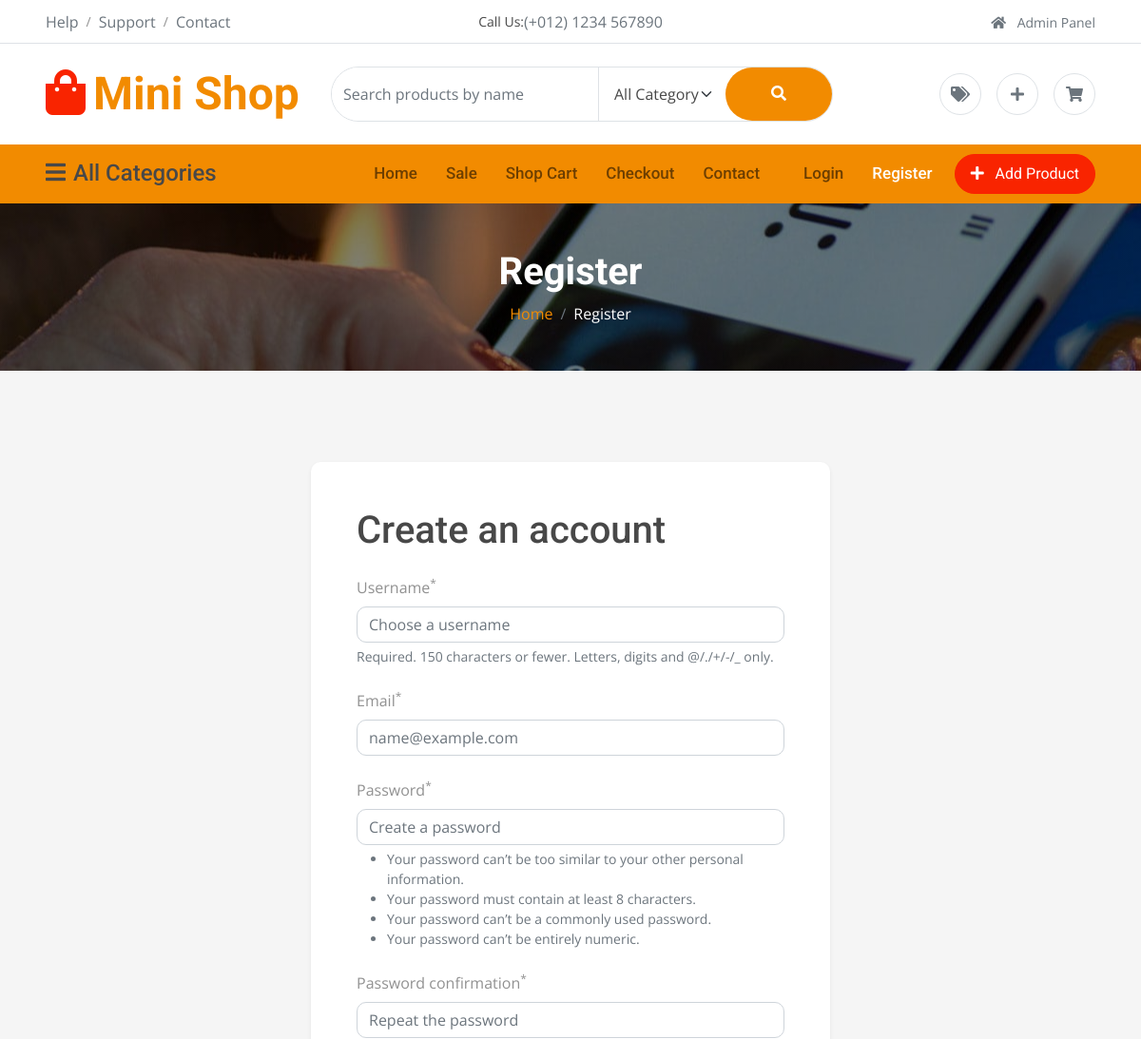
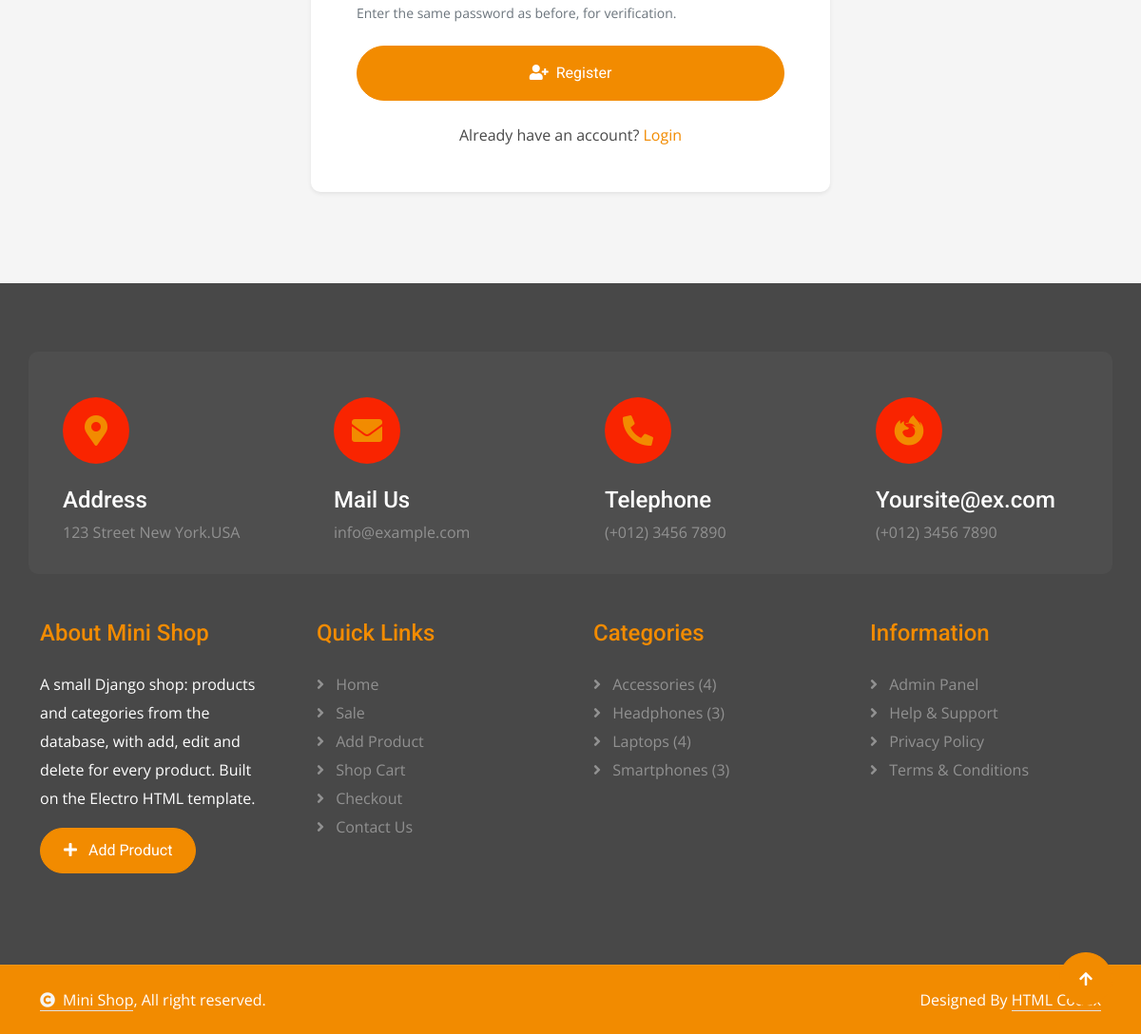
The page /users/register/ on the database its author committed (2 pictures, top to bottom).
### shop/models.py (models this page shows, shortened)
class Category(models.Model):
    name = models.CharField(max_length=100, unique=True)
    description = models.TextField(blank=True)
    class Meta:
        verbose_name_plural = "categories"
        ordering = ["name"]

### users/views.py (the view, shortened to what this page needs)
# urls.py: path("register/", views.RegisterView.as_view(), name="register"),
class RegisterView(CreateView):
    form_class = RegisterForm
    template_name = "users/register.html"
    success_url = reverse_lazy("home")
    def dispatch(self, request, *args, **kwargs):
        if request.user.is_authenticated:
            return redirect("home")
        return super().dispatch(request, *args, **kwargs)

### users/forms.py (shortened to what this page needs)
class RegisterForm(UserCreationForm):
    email = forms.EmailField(label="Email", required=True)
    class Meta(UserCreationForm.Meta):
        model = User
        fields = ("username", "email")
    def __init__(self, *args, **kwargs):
        super().__init__(*args, **kwargs)
        style_fields(
            self,
            {
                "username": "Choose a username",
                "email": "name@example.com",
                "password1": "Create a password",
                "password2": "Repeat the password",
            },
        )

### shop/context_processors.py (called while the page is built)
def shop_sidebar(request):
    return {
        "categories": get_categories_with_products(),
        "sale_products": (
            Product.objects.filter(has_discount=True)
            .select_related("category")
            .order_by("price")[:3]
        ),
    }

### shop/views.py (called while the page is built)
def get_categories_with_products():
    return (
        Category.objects.annotate(product_count=Count("products"))
        .filter(product_count__gt=0)
        .order_by("name")
    )

### users/forms.py (called while the page is built)
def style_fields(form, placeholders):
    for name, field in form.fields.items():
        field.widget.attrs["class"] = "form-control"
        if name in placeholders:
            field.widget.attrs["placeholder"] = placeholders[name]

### users/templates/users/register.html (shortened to what this page needs)
{% extends "shop/base.html" %}
{% block page_title %}Register{% endblock %}
{% block breadcrumbs %}<li class="breadcrumb-item active text-white">Register</li>{% endblock %}
{% block content %}
<div class="container-fluid bg-light overflow-hidden py-5">
    <div class="container py-5">
        <div class="row justify-content-center">
            <div class="col-lg-7 col-xl-6">
                <div class="bg-white rounded p-4 p-md-5 shadow-sm wow fadeInUp" data-wow-delay="0.1s">
                    <h1 class="mb-4">Create an account</h1>
                    <form method="post" novalidate>
                        {% include "users/includes/form_fields.html" %}
                        <button type="submit" class="btn btn-primary rounded-pill py-3 px-5 w-100"><i class="fas fa-user-plus me-2"></i>Register</button>
                    </form>
                    <p class="text-center text-dark mt-4 mb-0">Already have an account? <a href="{% url 'login' %}">Login</a></p>
                </div>
            </div>
        </div>
    </div>
</div>
{% endblock %}

### shop/templates/shop/includes/footer.html
<div class="container-fluid footer py-5 wow fadeIn" data-wow-delay="0.2s">
    <div class="container py-5">
        <div class="row g-4 rounded mb-5" style="background: rgba(255, 255, 255, .03);">
            <div class="col-md-6 col-lg-6 col-xl-3">
                <div class="rounded p-4">
                    <div class="rounded-circle bg-secondary d-flex align-items-center justify-content-center mb-4" style="width: 70px; height: 70px;">
                        <i class="fas fa-map-marker-alt fa-2x text-primary"></i>
                    </div>
                    <div>
                        <h4 class="text-white">Address</h4>
                        <p class="mb-2">123 Street New York.USA</p>
                    </div>
                </div>
            </div>
            <div class="col-md-6 col-lg-6 col-xl-3">
                <div class="rounded p-4">
                    <div class="rounded-circle bg-secondary d-flex align-items-center justify-content-center mb-4" style="width: 70px; height: 70px;">
                        <i class="fas fa-envelope fa-2x text-primary"></i>
                    </div>
                    <div>
                        <h4 class="text-white">Mail Us</h4>
                        <p class="mb-2">info@example.com</p>
                    </div>
                </div>
            </div>
            <div class="col-md-6 col-lg-6 col-xl-3">
                <div class="rounded p-4">
                    <div class="rounded-circle bg-secondary d-flex align-items-center justify-content-center mb-4" style="width: 70px; height: 70px;">
                        <i class="fa fa-phone-alt fa-2x text-primary"></i>
                    </div>
                    <div>
                        <h4 class="text-white">Telephone</h4>
                        <p class="mb-2">(+012) 3456 7890</p>
                    </div>
                </div>
            </div>
            <div class="col-md-6 col-lg-6 col-xl-3">
                <div class="rounded p-4">
                    <div class="rounded-circle bg-secondary d-flex align-items-center justify-content-center mb-4" style="width: 70px; height: 70px;">
                        <i class="fab fa-firefox-browser fa-2x text-primary"></i>
                    </div>
                    <div>
                        <h4 class="text-white">Yoursite@ex.com</h4>
                        <p class="mb-2">(+012) 3456 7890</p>
                    </div>
                </div>
            </div>
        </div>
        <div class="row g-5">
            <div class="col-md-6 col-lg-6 col-xl-3">
                <div class="footer-item d-flex flex-column">
                    <h4 class="text-primary mb-4">About Mini Shop</h4>
                    <p class="text-white mb-3">A small Django shop: products and categories from the database, with add, edit and delete for every product. Built on the Electro HTML template.</p>
                    <a href="{% url 'product_create' %}" class="btn btn-primary rounded-pill py-2 px-4 align-self-start"><i class="fa fa-plus me-2"></i> Add Product</a>
                </div>
            </div>
            <div class="col-md-6 col-lg-6 col-xl-3">
                <div class="footer-item d-flex flex-column">
                    <h4 class="text-primary mb-4">Quick Links</h4>
                    <a href="{% url 'home' %}"><i class="fas fa-angle-right me-2"></i> Home</a>
                    <a href="{% url 'sale' %}"><i class="fas fa-angle-right me-2"></i> Sale</a>
                    <a href="{% url 'product_create' %}"><i class="fas fa-angle-right me-2"></i> Add Product</a>
                    <a href="{% url 'cart' %}"><i class="fas fa-angle-right me-2"></i> Shop Cart</a>
                    <a href="{% url 'checkout' %}"><i class="fas fa-angle-right me-2"></i> Checkout</a>
                    <a href="{% url 'contact' %}"><i class="fas fa-angle-right me-2"></i> Contact Us</a>
                </div>
            </div>
            <div class="col-md-6 col-lg-6 col-xl-3">
                <div class="footer-item d-flex flex-column">
                    <h4 class="text-primary mb-4">Categories</h4>
                    {% for category in categories %}
                        <a href="{% url 'category_detail' category.pk %}"><i class="fas fa-angle-right me-2"></i> {{ category.name }} ({{ category.product_count }})</a>
                    {% empty %}
                        <span>No categories yet</span>
                    {% endfor %}
                </div>
            </div>
            <div class="col-md-6 col-lg-6 col-xl-3">
                <div class="footer-item d-flex flex-column">
                    <h4 class="text-primary mb-4">Information</h4>
                    <a href="{% url 'admin:index' %}"><i class="fas fa-angle-right me-2"></i> Admin Panel</a>
                    <a href="{% url 'contact' %}"><i class="fas fa-angle-right me-2"></i> Help &amp; Support</a>
                    <a href="#"><i class="fas fa-angle-right me-2"></i> Privacy Policy</a>
                    <a href="#"><i class="fas fa-angle-right me-2"></i> Terms &amp; Conditions</a>
                </div>
            </div>
        </div>
    </div>
</div>
<div class="container-fluid copyright py-4">
    <div class="container">
        <div class="row g-4 align-items-center">
            <div class="col-md-6 text-center text-md-start mb-md-0">
                <span class="text-white"><a href="{% url 'home' %}" class="border-bottom text-white"><i class="fas fa-copyright text-light me-2"></i>Mini Shop</a>, All right reserved.</span>
            </div>
            <div class="col-md-6 text-center text-md-end text-white">
                Designed By <a class="border-bottom text-white" href="https://htmlcodex.com">HTML Codex</a>
            </div>
        </div>
    </div>
</div>

### shop/static/shop/css/style.css (style rules this page uses)
.btn { font-weight: 600; transition: .5s; }
.btn.btn-primary { background: var(--bs-primary) !important; color: var(--bs-white) !important; font-family: 'Roboto', sans-serif; font-weight: 400; transition: 0.5s; }
.footer { background: var(--bs-dark); }
.footer .footer-item a { line-height: 30px; color: var(--bs-body); transition: 0.5s; }
.footer .footer-item p { line-height: 30px; }
.copyright { border-top: 1px solid rgba(255, 255, 255, 0.08); background: var(--bs-primary) !important; }

### rows shown on the page
Category: name "Accessories", product_count "4"
Category: name "Headphones", product_count "3"
Category: name "Laptops", product_count "4"
Category: name "Smartphones", product_count "3"

### other values the page prints
{{ field.label }} "Username" "Email" "Password" "Password confirmation"
{{ field.help_text|safe }} "Required. 150 characters or fewer. Letters, digits and @/./+/-/_ only." "Enter the same password as before, for verification."
